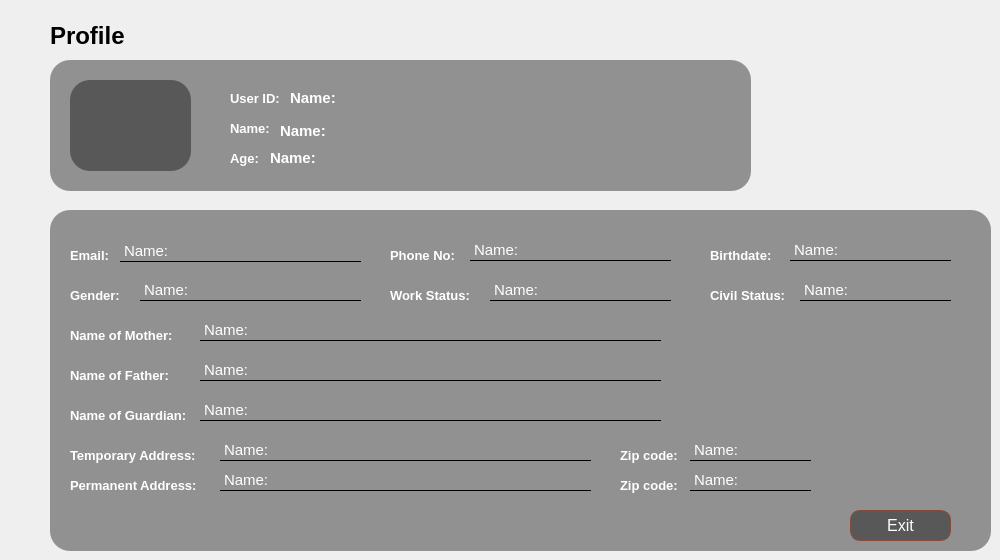
    <widget class="QWidget" name="displayProfile_page">
     <widget class="QWidget" name="display_profile" native="true">
      <property name="geometry">
       <rect>
        <x>50</x>
        <y>210</y>
        <width>941</width>
        <height>341</height>
       </rect>
      </property>
      <property name="styleSheet">
       <string notr="true">background-color: rgba(0, 0, 0, 100);
border-radius: 20px;</string>
      </property>
      <widget class="QLabel" name="label_106">
       <property name="geometry">
        <rect>
         <x>20</x>
         <y>30</y>
         <width>81</width>
         <height>31</height>
        </rect>
       </property>
       <property name="font">
        <font>
         <pointsize>10</pointsize>
         <weight>75</weight>
         <bold>true</bold>
        </font>
       </property>
       <property name="styleSheet">
        <string notr="true">color: rgb(255, 255, 255);
background-color: rgba(0, 0, 0, 0);</string>
       </property>
       <property name="text">
        <string>Email:</string>
       </property>
      </widget>
      <widget class="QLabel" name="label_107">
       <property name="geometry">
        <rect>
         <x>340</x>
         <y>30</y>
         <width>81</width>
         <height>31</height>
        </rect>
       </property>
       <property name="font">
        <font>
         <pointsize>10</pointsize>
         <weight>75</weight>
         <bold>true</bold>
        </font>
       </property>
       <property name="styleSheet">
        <string notr="true">color: rgb(255, 255, 255);
background-color: rgba(0, 0, 0, 0);</string>
       </property>
       <property name="text">
        <string>Phone No:</string>
       </property>
      </widget>
      <widget class="QLabel" name="label_108">
       <property name="geometry">
        <rect>
         <x>660</x>
         <y>30</y>
         <width>81</width>
         <height>31</height>
        </rect>
       </property>
       <property name="font">
        <font>
         <pointsize>10</pointsize>
         <weight>75</weight>
         <bold>true</bold>
        </font>
       </property>
       <property name="styleSheet">
        <string notr="true">color: rgb(255, 255, 255);
background-color: rgba(0, 0, 0, 0);</string>
       </property>
       <property name="text">
        <string>Birthdate:</string>
       </property>
      </widget>
      <widget class="QLabel" name="label_109">
       <property name="geometry">
        <rect>
         <x>20</x>
         <y>70</y>
         <width>81</width>
         <height>31</height>
        </rect>
       </property>
       <property name="font">
        <font>
         <pointsize>10</pointsize>
         <weight>75</weight>
         <bold>true</bold>
        </font>
       </property>
       <property name="styleSheet">
        <string notr="true">color: rgb(255, 255, 255);
background-color: rgba(0, 0, 0, 0);</string>
       </property>
       <property name="text">
        <string>Gender: </string>
       </property>
      </widget>
      <widget class="QLabel" name="label_110">
       <property name="geometry">
        <rect>
         <x>340</x>
         <y>70</y>
         <width>91</width>
         <height>31</height>
        </rect>
       </property>
       <property name="font">
        <font>
         <pointsize>10</pointsize>
         <weight>75</weight>
         <bold>true</bold>
        </font>
       </property>
       <property name="styleSheet">
        <string notr="true">color: rgb(255, 255, 255);
background-color: rgba(0, 0, 0, 0);</string>
       </property>
       <property name="text">
        <string>Work Status:</string>
       </property>
      </widget>
      <widget class="QLabel" name="label_111">
       <property name="geometry">
        <rect>
         <x>660</x>
         <y>70</y>
         <width>81</width>
         <height>31</height>
        </rect>
       </property>
       <property name="font">
        <font>
         <pointsize>10</pointsize>
         <weight>75</weight>
         <bold>true</bold>
        </font>
       </property>
       <property name="styleSheet">
        <string notr="true">color: rgb(255, 255, 255);
background-color: rgba(0, 0, 0, 0);</string>
       </property>
       <property name="text">
        <string>Civil Status:</string>
       </property>
      </widget>
      <widget class="QLabel" name="label_112">
       <property name="geometry">
        <rect>
         <x>20</x>
         <y>110</y>
         <width>141</width>
         <height>31</height>
        </rect>
       </property>
       <property name="font">
        <font>
         <pointsize>10</pointsize>
         <weight>75</weight>
         <bold>true</bold>
        </font>
       </property>
       <property name="styleSheet">
        <string notr="true">color: rgb(255, 255, 255);
background-color: rgba(0, 0, 0, 0);</string>
       </property>
       <property name="text">
        <string>Name of Mother:</string>
       </property>
      </widget>
      <widget class="QLabel" name="label_115">
       <property name="geometry">
        <rect>
         <x>20</x>
         <y>150</y>
         <width>131</width>
         <height>31</height>
        </rect>
       </property>
       <property name="font">
        <font>
         <pointsize>10</pointsize>
         <weight>75</weight>
         <bold>true</bold>
        </font>
       </property>
       <property name="styleSheet">
        <string notr="true">color: rgb(255, 255, 255);
background-color: rgba(0, 0, 0, 0);</string>
       </property>
       <property name="text">
        <string>Name of Father:</string>
       </property>
      </widget>
      <widget class="QLabel" name="label_119">
       <property name="geometry">
        <rect>
         <x>20</x>
         <y>190</y>
         <width>151</width>
         <height>31</height>
        </rect>
       </property>
       <property name="font">
        <font>
         <pointsize>10</pointsize>
         <weight>75</weight>
         <bold>true</bold>
        </font>
       </property>
       <property name="styleSheet">
        <string notr="true">color: rgb(255, 255, 255);
background-color: rgba(0, 0, 0, 0);</string>
       </property>
       <property name="text">
        <string>Name of Guardian:</string>
       </property>
      </widget>
      <widget class="QLabel" name="label_120">
       <property name="geometry">
        <rect>
         <x>20</x>
         <y>230</y>
         <width>141</width>
         <height>31</height>
        </rect>
       </property>
       <property name="font">
        <font>
         <pointsize>10</pointsize>
         <weight>75</weight>
         <bold>true</bold>
        </font>
       </property>
       <property name="styleSheet">
        <string notr="true">color: rgb(255, 255, 255);
background-color: rgba(0, 0, 0, 0);</string>
       </property>
       <property name="text">
        <string>Temporary Address:</string>
       </property>
      </widget>
      <widget class="QLabel" name="label_121">
       <property name="geometry">
        <rect>
         <x>570</x>
         <y>230</y>
         <width>141</width>
         <height>31</height>
        </rect>
       </property>
       <property name="font">
        <font>
         <pointsize>10</pointsize>
         <weight>75</weight>
         <bold>true</bold>
        </font>
       </property>
       <property name="styleSheet">
        <string notr="true">color: rgb(255, 255, 255);
background-color: rgba(0, 0, 0, 0);</string>
       </property>
       <property name="text">
        <string>Zip code:</string>
       </property>
      </widget>
      <widget class="QLabel" name="label_122">
       <property name="geometry">
        <rect>
         <x>20</x>
         <y>260</y>
         <width>141</width>
         <height>31</height>
        </rect>
       </property>
       <property name="font">
        <font>
         <pointsize>10</pointsize>
         <weight>75</weight>
         <bold>true</bold>
        </font>
       </property>
       <property name="styleSheet">
        <string notr="true">color: rgb(255, 255, 255);
background-color: rgba(0, 0, 0, 0);</string>
       </property>
       <property name="text">
        <string>Permanent Address:</string>
       </property>
      </widget>
      <widget class="QLabel" name="label_123">
       <property name="geometry">
        <rect>
         <x>570</x>
         <y>260</y>
         <width>141</width>
         <height>31</height>
        </rect>
       </property>
       <property name="font">
        <font>
         <pointsize>10</pointsize>
         <weight>75</weight>
         <bold>true</bold>
        </font>
       </property>
       <property name="styleSheet">
        <string notr="true">color: rgb(255, 255, 255);
background-color: rgba(0, 0, 0, 0);</string>
       </property>
       <property name="text">
        <string>Zip code:</string>
       </property>
      </widget>
      <widget class="QLabel" name="emailLabel">
       <property name="geometry">
        <rect>
         <x>70</x>
         <y>31</y>
         <width>241</width>
         <height>21</height>
        </rect>
       </property>
       <property name="font">
        <font>
         <pointsize>11</pointsize>
         <weight>50</weight>
         <bold>false</bold>
        </font>
       </property>
       <property name="styleSheet">
        <string notr="true">color: rgb(255, 255, 255);
background-color: rgba(0, 0, 0, 0);
border: none;
border-bottom: 1px solid black;
</string>
       </property>
       <property name="text">
        <string>Name: </string>
       </property>
      </widget>
      <widget class="QLabel" name="genderLabel">
       <property name="geometry">
        <rect>
         <x>90</x>
         <y>70</y>
         <width>221</width>
         <height>21</height>
        </rect>
       </property>
       <property name="font">
        <font>
         <pointsize>11</pointsize>
         <weight>50</weight>
         <bold>false</bold>
        </font>
       </property>
       <property name="styleSheet">
        <string notr="true">color: rgb(255, 255, 255);
background-color: rgba(0, 0, 0, 0);
border: none;
border-bottom: 1px solid black;
</string>
       </property>
       <property name="text">
        <string>Name: </string>
       </property>
      </widget>
      <widget class="QLabel" name="motherLabel">
       <property name="geometry">
        <rect>
         <x>150</x>
         <y>110</y>
         <width>461</width>
         <height>21</height>
        </rect>
       </property>
       <property name="font">
        <font>
         <pointsize>11</pointsize>
         <weight>50</weight>
         <bold>false</bold>
        </font>
       </property>
       <property name="styleSheet">
        <string notr="true">color: rgb(255, 255, 255);
background-color: rgba(0, 0, 0, 0);
border: none;
border-bottom: 1px solid black;
</string>
       </property>
       <property name="text">
        <string>Name: </string>
       </property>
      </widget>
      <widget class="QLabel" name="fatherLabel">
       <property name="geometry">
        <rect>
         <x>150</x>
         <y>150</y>
         <width>461</width>
         <height>21</height>
        </rect>
       </property>
       <property name="font">
        <font>
         <pointsize>11</pointsize>
         <weight>50</weight>
         <bold>false</bold>
        </font>
       </property>
       <property name="styleSheet">
        <string notr="true">color: rgb(255, 255, 255);
background-color: rgba(0, 0, 0, 0);
border: none;
border-bottom: 1px solid black;
</string>
       </property>
       <property name="text">
        <string>Name: </string>
       </property>
      </widget>
      <widget class="QLabel" name="guardianLabel">
       <property name="geometry">
        <rect>
         <x>150</x>
         <y>190</y>
         <width>461</width>
         <height>21</height>
        </rect>
       </property>
       <property name="font">
        <font>
         <pointsize>11</pointsize>
         <weight>50</weight>
         <bold>false</bold>
        </font>
       </property>
       <property name="styleSheet">
        <string notr="true">color: rgb(255, 255, 255);
background-color: rgba(0, 0, 0, 0);
border: none;
border-bottom: 1px solid black;
</string>
       </property>
       <property name="text">
        <string>Name: </string>
       </property>
      </widget>
      <widget class="QLabel" name="tempAddress">
       <property name="geometry">
        <rect>
         <x>170</x>
         <y>230</y>
         <width>371</width>
         <height>21</height>
        </rect>
       </property>
       <property name="font">
        <font>
         <pointsize>11</pointsize>
         <weight>50</weight>
         <bold>false</bold>
        </font>
       </property>
       <property name="styleSheet">
        <string notr="true">color: rgb(255, 255, 255);
background-color: rgba(0, 0, 0, 0);
border: none;
border-bottom: 1px solid black;
</string>
       </property>
       <property name="text">
        <string>Name: </string>
       </property>
      </widget>
      <widget class="QLabel" name="permAddress">
       <property name="geometry">
        <rect>
         <x>170</x>
         <y>260</y>
         <width>371</width>
         <height>21</height>
        </rect>
       </property>
       <property name="font">
        <font>
         <pointsize>11</pointsize>
         <weight>50</weight>
         <bold>false</bold>
        </font>
       </property>
       <property name="styleSheet">
        <string notr="true">color: rgb(255, 255, 255);
background-color: rgba(0, 0, 0, 0);
border: none;
border-bottom: 1px solid black;
</string>
       </property>
       <property name="text">
        <string>Name: </string>
       </property>
      </widget>
      <widget class="QLabel" name="tempCode">
       <property name="geometry">
        <rect>
         <x>640</x>
         <y>230</y>
         <width>121</width>
         <height>21</height>
        </rect>
       </property>
       <property name="font">
        <font>
         <pointsize>11</pointsize>
         <weight>50</weight>
         <bold>false</bold>
        </font>
       </property>
       <property name="styleSheet">
        <string notr="true">color: rgb(255, 255, 255);
background-color: rgba(0, 0, 0, 0);
border: none;
border-bottom: 1px solid black;
</string>
       </property>
       <property name="text">
        <string>Name: </string>
       </property>
      </widget>
      <widget class="QLabel" name="permCode">
       <property name="geometry">
        <rect>
         <x>640</x>
         <y>260</y>
         <width>121</width>
         <height>21</height>
        </rect>
       </property>
       <property name="font">
        <font>
         <pointsize>11</pointsize>
         <weight>50</weight>
         <bold>false</bold>
        </font>
       </property>
       <property name="styleSheet">
        <string notr="true">color: rgb(255, 255, 255);
background-color: rgba(0, 0, 0, 0);
border: none;
border-bottom: 1px solid black;
</string>
       </property>
       <property name="text">
        <string>Name: </string>
       </property>
      </widget>
      <widget class="QLabel" name="phoneLabel">
       <property name="geometry">
        <rect>
         <x>420</x>
         <y>30</y>
         <width>201</width>
         <height>21</height>
        </rect>
       </property>
       <property name="font">
        <font>
         <pointsize>11</pointsize>
         <weight>50</weight>
         <bold>false</bold>
        </font>
       </property>
       <property name="styleSheet">
        <string notr="true">color: rgb(255, 255, 255);
background-color: rgba(0, 0, 0, 0);
border: none;
border-bottom: 1px solid black;
</string>
       </property>
       <property name="text">
        <string>Name: </string>
       </property>
      </widget>
      <widget class="QLabel" name="workStatusLabel">
       <property name="geometry">
        <rect>
         <x>440</x>
         <y>70</y>
         <width>181</width>
         <height>21</height>
        </rect>
       </property>
       <property name="font">
        <font>
         <pointsize>11</pointsize>
         <weight>50</weight>
         <bold>false</bold>
        </font>
       </property>
       <property name="styleSheet">
        <string notr="true">color: rgb(255, 255, 255);
background-color: rgba(0, 0, 0, 0);
border: none;
border-bottom: 1px solid black;
</string>
       </property>
       <property name="text">
        <string>Name: </string>
       </property>
      </widget>
      <widget class="QLabel" name="birthdateLabel">
       <property name="geometry">
        <rect>
         <x>740</x>
         <y>30</y>
         <width>161</width>
         <height>21</height>
        </rect>
       </property>
       <property name="font">
        <font>
         <pointsize>11</pointsize>
         <weight>50</weight>
         <bold>false</bold>
        </font>
       </property>
       <property name="styleSheet">
        <string notr="true">color: rgb(255, 255, 255);
background-color: rgba(0, 0, 0, 0);
border: none;
border-bottom: 1px solid black;
</string>
       </property>
       <property name="text">
        <string>Name: </string>
       </property>
      </widget>
      <widget class="QLabel" name="civilStatusLabel">
       <property name="geometry">
        <rect>
         <x>750</x>
         <y>70</y>
         <width>151</width>
         <height>21</height>
        </rect>
       </property>
       <property name="font">
        <font>
         <pointsize>11</pointsize>
         <weight>50</weight>
         <bold>false</bold>
        </font>
       </property>
       <property name="styleSheet">
        <string notr="true">color: rgb(255, 255, 255);
background-color: rgba(0, 0, 0, 0);
border: none;
border-bottom: 1px solid black;
</string>
       </property>
       <property name="text">
        <string>Name: </string>
       </property>
      </widget>
      <widget class="QPushButton" name="exitButton">
       <property name="geometry">
        <rect>
         <x>800</x>
         <y>300</y>
         <width>101</width>
         <height>31</height>
        </rect>
       </property>
       <property name="font">
        <font>
         <family>MS Shell Dlg 2</family>
         <pointsize>12</pointsize>
         <weight>50</weight>
         <bold>false</bold>
        </font>
       </property>
       <property name="styleSheet">
        <string notr="true">border-radius: 10px;
color: rgb(255, 255, 255);
border: 1px  solid #884A39;
</string>
       </property>
       <property name="text">
        <string>Exit</string>
       </property>
       <property name="iconSize">
        <size>
         <width>30</width>
         <height>30</height>
        </size>
       </property>
      </widget>
     </widget>
     <widget class="QLabel" name="label_124">
      <property name="geometry">
       <rect>
        <x>50</x>
        <y>20</y>
        <width>91</width>
        <height>31</height>
       </rect>
      </property>
      <property name="font">
       <font>
        <pointsize>18</pointsize>
        <weight>75</weight>
        <bold>true</bold>
       </font>
      </property>
      <property name="styleSheet">
       <string notr="true">color: rgb(0, 0, 0);
background-color: rgba(0, 0, 0, 0);</string>
      </property>
      <property name="text">
       <string>Profile</string>
      </property>
     </widget>
     <widget class="QWidget" name="widget_3" native="true">
      <property name="geometry">
       <rect>
        <x>50</x>
        <y>60</y>
        <width>701</width>
        <height>131</height>
       </rect>
      </property>
      <property name="styleSheet">
       <string notr="true">background-color: rgba(0, 0, 0, 100);
border-radius: 20px;</string>
      </property>
      <widget class="QLabel" name="label_21">
       <property name="geometry">
        <rect>
         <x>180</x>
         <y>60</y>
         <width>41</width>
         <height>16</height>
        </rect>
       </property>
       <property name="font">
        <font>
         <pointsize>10</pointsize>
         <weight>75</weight>
         <bold>true</bold>
        </font>
       </property>
       <property name="styleSheet">
        <string notr="true">color: rgb(255, 255, 255);
background-color: rgba(0, 0, 0, 0);
border: none;</string>
       </property>
       <property name="text">
        <string>Name: </string>
       </property>
      </widget>
      <widget class="QLabel" name="nameLabel">
       <property name="geometry">
        <rect>
         <x>230</x>
         <y>60</y>
         <width>291</width>
         <height>21</height>
        </rect>
       </property>
       <property name="font">
        <font>
         <pointsize>11</pointsize>
         <weight>75</weight>
         <bold>true</bold>
        </font>
       </property>
       <property name="styleSheet">
        <string notr="true">color: rgb(255, 255, 255);
background-color: rgba(0, 0, 0, 0);
border: none;</string>
       </property>
       <property name="text">
        <string>Name: </string>
       </property>
      </widget>
      <widget class="QLabel" name="label_23">
       <property name="geometry">
        <rect>
         <x>180</x>
         <y>90</y>
         <width>41</width>
         <height>16</height>
        </rect>
       </property>
       <property name="font">
        <font>
         <pointsize>10</pointsize>
         <weight>75</weight>
         <bold>true</bold>
        </font>
       </property>
       <property name="styleSheet">
        <string notr="true">color: rgb(255, 255, 255);
background-color: rgba(0, 0, 0, 0);
border: none;</string>
       </property>
       <property name="text">
        <string>Age: </string>
       </property>
      </widget>
      <widget class="QLabel" name="label_25">
       <property name="geometry">
        <rect>
         <x>180</x>
         <y>30</y>
         <width>61</width>
         <height>16</height>
        </rect>
       </property>
       <property name="font">
        <font>
         <pointsize>10</pointsize>
         <weight>75</weight>
         <bold>true</bold>
        </font>
       </property>
       <property name="styleSheet">
        <string notr="true">color: rgb(255, 255, 255);
background-color: rgba(0, 0, 0, 0);
border: none;</string>
       </property>
       <property name="text">
        <string>User ID:</string>
       </property>
      </widget>
      <widget class="QLabel" name="userIDLabel">
       <property name="geometry">
        <rect>
         <x>240</x>
         <y>30</y>
         <width>291</width>
         <height>16</height>
        </rect>
       </property>
       <property name="font">
        <font>
         <pointsize>11</pointsize>
         <weight>75</weight>
         <bold>true</bold>
        </font>
       </property>
       <property name="styleSheet">
        <string notr="true">color: rgb(255, 255, 255);
background-color: rgba(0, 0, 0, 0);
border: none;</string>
       </property>
       <property name="text">
        <string>Name: </string>
       </property>
      </widget>
      <widget class="QLabel" name="ageLabel">
       <property name="geometry">
        <rect>
         <x>220</x>
         <y>90</y>
         <width>291</width>
         <height>16</height>
        </rect>
       </property>
       <property name="font">
        <font>
         <pointsize>11</pointsize>
         <weight>75</weight>
         <bold>true</bold>
        </font>
       </property>
       <property name="styleSheet">
        <string notr="true">color: rgb(255, 255, 255);
background-color: rgba(0, 0, 0, 0);
border: none;</string>
       </property>
       <property name="text">
        <string>Name: </string>
       </property>
      </widget>
      <widget class="QLabel" name="faceDisplay">
       <property name="geometry">
        <rect>
         <x>20</x>
         <y>20</y>
         <width>121</width>
         <height>91</height>
        </rect>
       </property>
       <property name="styleSheet">
        <string notr="true">border-radius: 20px;

</string>
       </property>
       <property name="text">
        <string/>
       </property>
      </widget>
     </widget>
    </widget>
